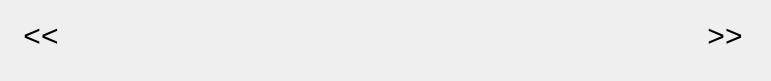
   <widget class="QWidget" name="showTxt" native="true">
    <property name="geometry">
     <rect>
      <x>70</x>
      <y>100</y>
      <width>771</width>
      <height>81</height>
     </rect>
    </property>
    <widget class="QPushButton" name="btn8">
     <property name="geometry">
      <rect>
       <x>614</x>
       <y>0</y>
       <width>70</width>
       <height>70</height>
      </rect>
     </property>
     <property name="focusPolicy">
      <enum>Qt::NoFocus</enum>
     </property>
     <property name="styleSheet">
      <string notr="true">background-image: url(:/keypad/Image/keypad/shuzi.bmp);
font-family:'Microsoft YaHei';font-size:30px;</string>
     </property>
     <property name="text">
      <string/>
     </property>
     <property name="flat">
      <bool>true</bool>
     </property>
    </widget>
    <widget class="QPushButton" name="btn4">
     <property name="geometry">
      <rect>
       <x>310</x>
       <y>0</y>
       <width>70</width>
       <height>70</height>
      </rect>
     </property>
     <property name="focusPolicy">
      <enum>Qt::NoFocus</enum>
     </property>
     <property name="styleSheet">
      <string notr="true">background-image: url(:/keypad/Image/keypad/shuzi.bmp);
font-family:'Microsoft YaHei';font-size:30px;</string>
     </property>
     <property name="text">
      <string/>
     </property>
     <property name="flat">
      <bool>true</bool>
     </property>
    </widget>
    <widget class="QPushButton" name="btn7">
     <property name="geometry">
      <rect>
       <x>538</x>
       <y>0</y>
       <width>70</width>
       <height>70</height>
      </rect>
     </property>
     <property name="focusPolicy">
      <enum>Qt::NoFocus</enum>
     </property>
     <property name="styleSheet">
      <string notr="true">background-image: url(:/keypad/Image/keypad/shuzi.bmp);
font-family:'Microsoft YaHei';font-size:30px;</string>
     </property>
     <property name="text">
      <string/>
     </property>
     <property name="flat">
      <bool>true</bool>
     </property>
    </widget>
    <widget class="QPushButton" name="btn6">
     <property name="geometry">
      <rect>
       <x>462</x>
       <y>0</y>
       <width>70</width>
       <height>70</height>
      </rect>
     </property>
     <property name="focusPolicy">
      <enum>Qt::NoFocus</enum>
     </property>
     <property name="styleSheet">
      <string notr="true">background-image: url(:/keypad/Image/keypad/shuzi.bmp);
font-family:'Microsoft YaHei';font-size:30px;</string>
     </property>
     <property name="text">
      <string/>
     </property>
     <property name="flat">
      <bool>true</bool>
     </property>
    </widget>
    <widget class="QPushButton" name="btn_leftTurn">
     <property name="geometry">
      <rect>
       <x>6</x>
       <y>0</y>
       <width>70</width>
       <height>70</height>
      </rect>
     </property>
     <property name="focusPolicy">
      <enum>Qt::NoFocus</enum>
     </property>
     <property name="styleSheet">
      <string notr="true">background-image: url(:/keypad/Image/keypad/shuzi.bmp);
font-family:'Microsoft YaHei';font-size:30px;</string>
     </property>
     <property name="text">
      <string>&lt;&lt;</string>
     </property>
     <property name="flat">
      <bool>true</bool>
     </property>
    </widget>
    <widget class="QPushButton" name="btn5">
     <property name="geometry">
      <rect>
       <x>386</x>
       <y>0</y>
       <width>70</width>
       <height>70</height>
      </rect>
     </property>
     <property name="focusPolicy">
      <enum>Qt::NoFocus</enum>
     </property>
     <property name="styleSheet">
      <string notr="true">background-image: url(:/keypad/Image/keypad/shuzi.bmp);
font-family:'Microsoft YaHei';font-size:30px;</string>
     </property>
     <property name="text">
      <string/>
     </property>
     <property name="flat">
      <bool>true</bool>
     </property>
    </widget>
    <widget class="QPushButton" name="btn1">
     <property name="geometry">
      <rect>
       <x>82</x>
       <y>0</y>
       <width>70</width>
       <height>70</height>
      </rect>
     </property>
     <property name="focusPolicy">
      <enum>Qt::NoFocus</enum>
     </property>
     <property name="styleSheet">
      <string notr="true">background-image: url(:/keypad/Image/keypad/shuzi.bmp);
font-family:'Microsoft YaHei';font-size:30px;</string>
     </property>
     <property name="text">
      <string/>
     </property>
     <property name="flat">
      <bool>true</bool>
     </property>
    </widget>
    <widget class="QPushButton" name="btn3">
     <property name="geometry">
      <rect>
       <x>234</x>
       <y>0</y>
       <width>70</width>
       <height>70</height>
      </rect>
     </property>
     <property name="focusPolicy">
      <enum>Qt::NoFocus</enum>
     </property>
     <property name="styleSheet">
      <string notr="true">background-image: url(:/keypad/Image/keypad/shuzi.bmp);
font-family:'Microsoft YaHei';font-size:30px;</string>
     </property>
     <property name="text">
      <string/>
     </property>
     <property name="flat">
      <bool>true</bool>
     </property>
    </widget>
    <widget class="QPushButton" name="btn2">
     <property name="geometry">
      <rect>
       <x>158</x>
       <y>0</y>
       <width>70</width>
       <height>70</height>
      </rect>
     </property>
     <property name="focusPolicy">
      <enum>Qt::NoFocus</enum>
     </property>
     <property name="styleSheet">
      <string notr="true">background-image: url(:/keypad/Image/keypad/shuzi.bmp);
font-family:'Microsoft YaHei';font-size:30px;</string>
     </property>
     <property name="text">
      <string/>
     </property>
     <property name="flat">
      <bool>true</bool>
     </property>
    </widget>
    <widget class="QPushButton" name="btn_rightTurn">
     <property name="geometry">
      <rect>
       <x>690</x>
       <y>0</y>
       <width>70</width>
       <height>70</height>
      </rect>
     </property>
     <property name="focusPolicy">
      <enum>Qt::NoFocus</enum>
     </property>
     <property name="styleSheet">
      <string notr="true">background-image: url(:/keypad/Image/keypad/shuzi.bmp);
font-family:'Microsoft YaHei';font-size:30px;</string>
     </property>
     <property name="text">
      <string>&gt;&gt;</string>
     </property>
     <property name="flat">
      <bool>true</bool>
     </property>
    </widget>
   </widget>
